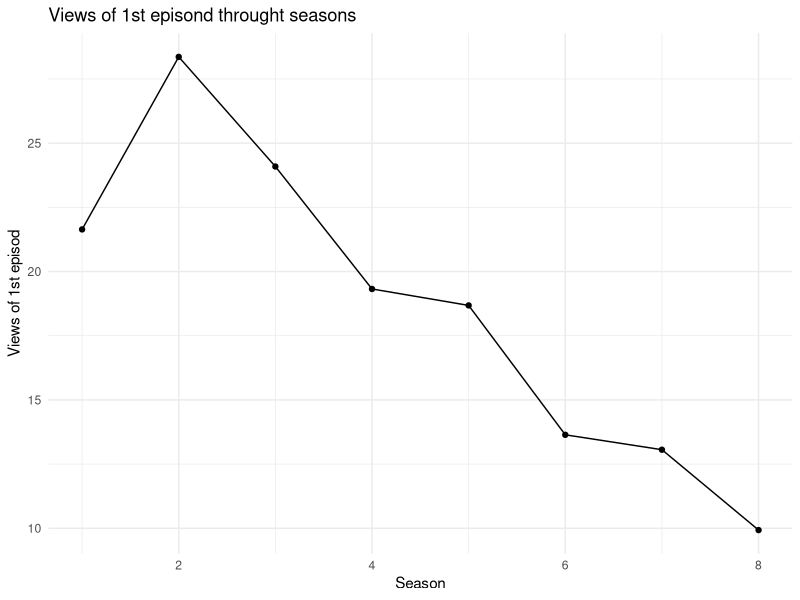
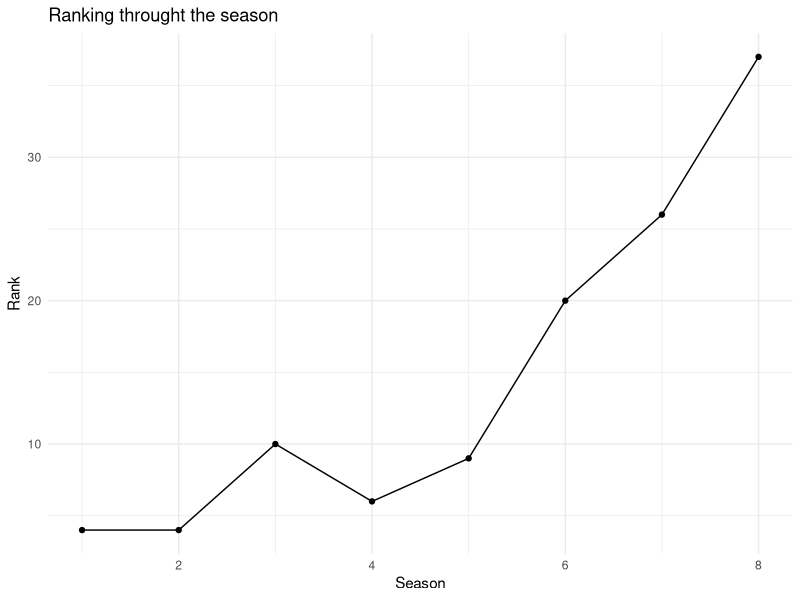
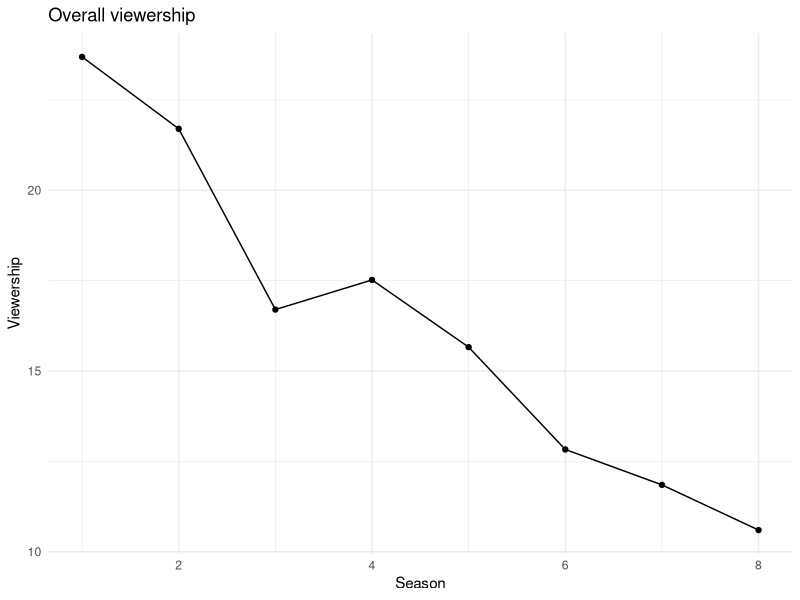

Recreate these plots in R, in order.
## ---- chunk 1
#library
library(ggplot2)

## ---- chunk 2
#load data sets
setwd("/Users/oksana/Desktop/university/RR/TVshow")
rating <- read.csv("rating_views.csv")

views <- read.csv("views_over_time.csv")
## ---- chunk 3
ggplot(views, aes(x = Season, y = X1)) +
  geom_line() +
  geom_point() + 
  labs(title = "Views of 1st episond throught seasons", x = "Season", y = "Views of 1st episod") +
  theme_minimal()
## ---- chunk 4
ggplot(rating, aes(x = Season, y = Rank)) +
  geom_line() +
  geom_point() + 
  labs(title = "Ranking throught the season", x = "Season", y = "Rank") +
  theme_minimal()
## ---- chunk 5
ggplot(rating, aes(x = Season, y = Overall.viewership)) +
  geom_line() +
  geom_point() + 
  labs(title = "Overall viewership", x = "Season", y = "Viewership") +
  theme_minimal()
